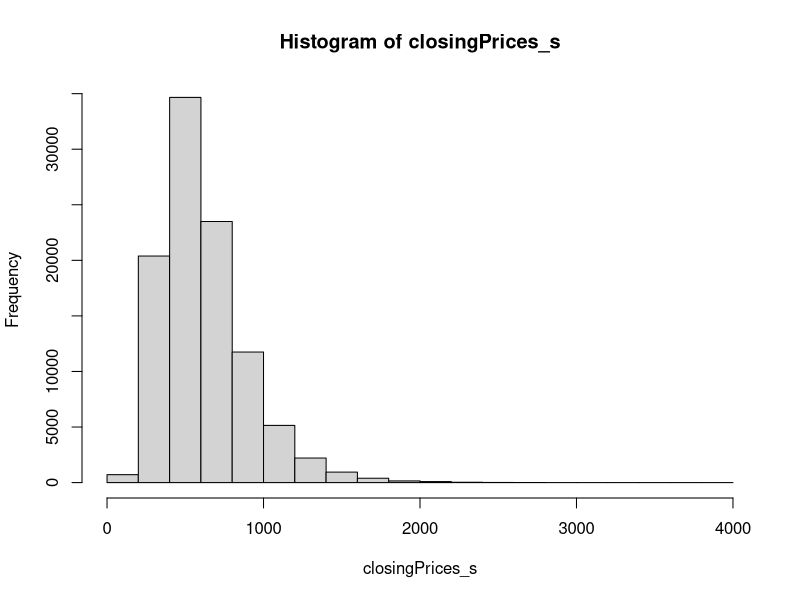

This figure's R source:
## ---- chunk 1
getClosingPrice <- function(opening_price=100, mean_change=1.001, volatility=0.01, days=1825) { 
    movement <- rnorm(days, mean = mean_change, sd = volatility) 
    path <- cumprod(c(opening_price, movement)) 
    closingPrice <- path[days] 
    return(closingPrice) 
}
## ---- chunk 2
n <- 100000
start_s <- Sys.time() 
closingPrices_s <- replicate(n, getClosingPrice()) 
end_s <- Sys.time()
difftime(end_s, start_s)
hist(closingPrices_s)
## ---- chunk 3

## ---- chunk 4

## ---- chunk 5

## ---- chunk 6

## ---- chunk 7

## ---- chunk 8

